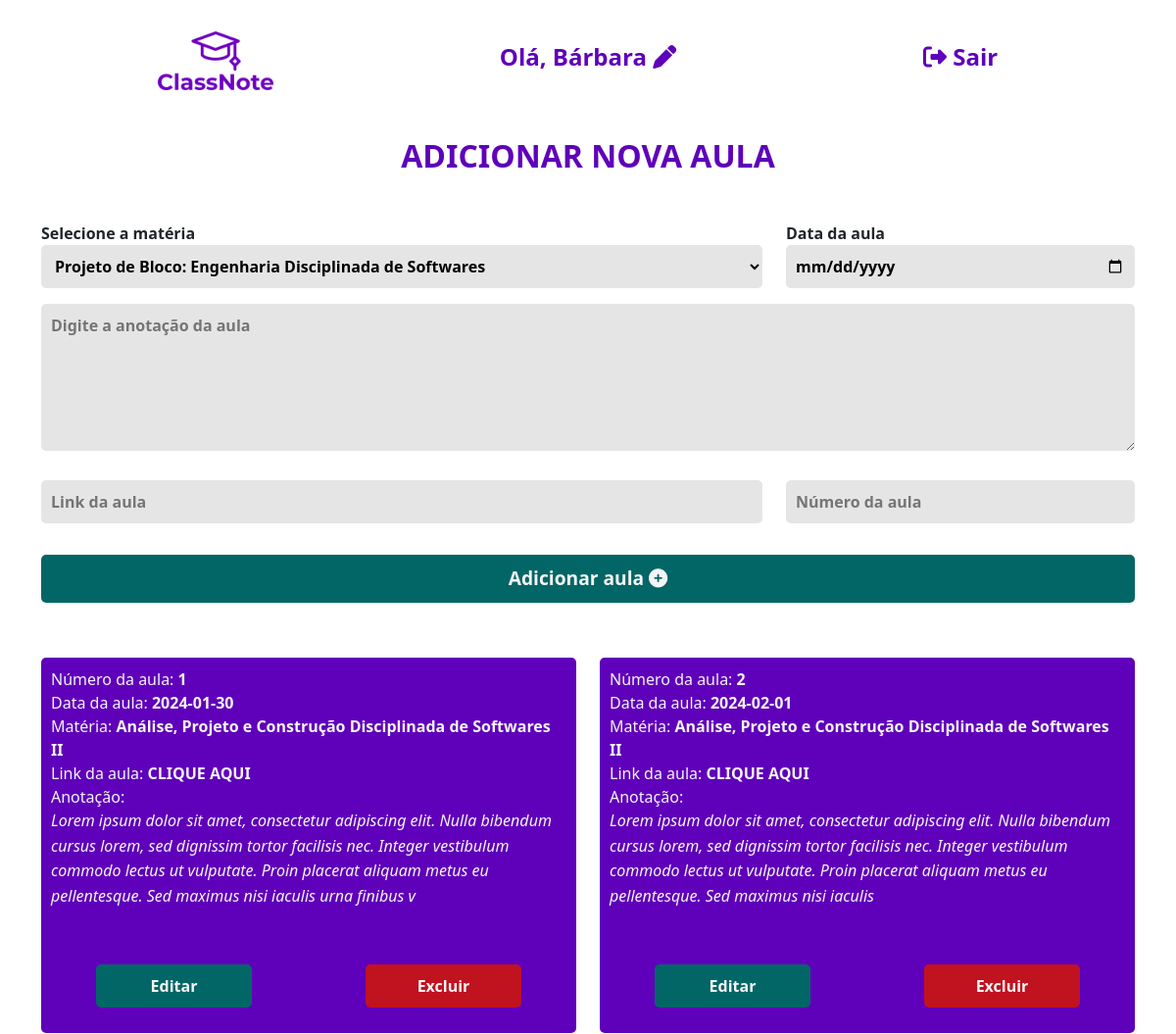
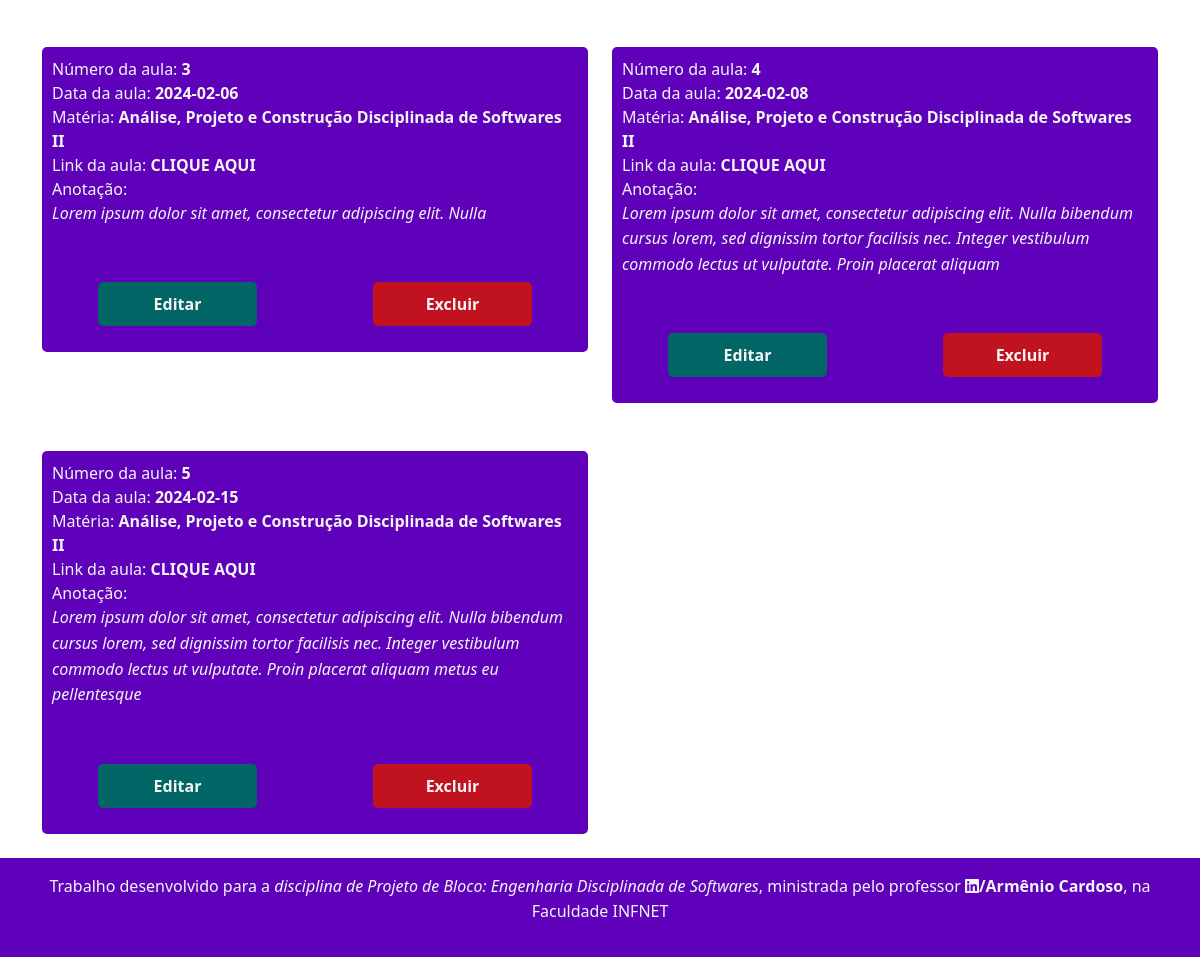
Screenshot of /aula.php (signed in) with the database file from the repository (2 pictures, top to bottom).
### tables this page shows
CREATE TABLE `aulas` (
  `id` int(11) NOT NULL,
  `materia_id` int(11) NOT NULL,
  `data_aula` date NOT NULL,
  `anotacao` varchar(255) NOT NULL,
  `link_aula` varchar(255) DEFAULT NULL,
  `numero_aula` int(11) NOT NULL
);

CREATE TABLE `materias` (
  `id` int(11) NOT NULL,
  `nome` varchar(255) NOT NULL,
  `professor` varchar(255) NOT NULL,
  `segunda` tinyint(1) NOT NULL,
  `terca` tinyint(1) NOT NULL,
  `quarta` tinyint(1) NOT NULL,
  `quinta` tinyint(1) NOT NULL,
  `sexta` tinyint(1) NOT NULL,
  `sabado` tinyint(1) NOT NULL,
  `domingo` tinyint(1) NOT NULL,
  `hora` time NOT NULL
);

### aula.php (the view, shortened to what this page needs)
<?php
include './includes/head.php';
?>
<div class="aula">
    <div class="container">
        <?php include './includes/header.php'; ?>
        <?php
        include './bd/conexao.php';
        $sql = "SELECT * FROM materias";
        $sql_aula = "SELECT a.id, a.materia_id, m.nome, a.data_aula, a.anotacao, a.link_aula, a.numero_aula FROM aulas a INNER JOIN materias m ON a.materia_id = m.id;";
        $resultado_materias = $conexao->query($sql);
        $resultado_aula = $conexao->query($sql_aula);
        if ($resultado_materias->num_rows > 0) {
            include './includes/form_aula.php';
         } else {
            echo '
                <div class="d-flex justify-content-center align-items-center vh-100">
                    <p>Ainda não há matérias disponíveis. <a href="materia.php">Adicione uma matéria</a> para depois adicionar aulas.</p>
                </div>';
        }
        ?>
        <div class="row">
        <?php
            if ($resultado_aula->num_rows > 0) {
                while ($row = $resultado_aula->fetch_assoc()) {
                    $id_aula = $row['id'];
                    $nome_materia = $row['nome'];
                    $data_aula = $row['data_aula'];
                    $anotacao = $row['anotacao'];
                    $link_aula = $row['link_aula'];
                    $numero_aula = $row['numero_aula'];
        ?>
                    <div class="col-xl-6 col-lg-6 col-md-12 col-sm-12 my-4">
                        <div class="lista-materia">
                            <span>Número da aula: <b><?php echo $numero_aula; ?></b></span> <br />
                            <span>Data da aula: <b><?php echo $data_aula; ?></b></span> <br />
                            <span>Matéria: <b><?php echo $nome_materia; ?></b></span><br />
                            <?php
                            if ($link_aula !== "") {
                                echo '<span>Link da aula: <a href="'.$link_aula.'" target="_blank"><b>CLIQUE AQUI</b></span></a><br />';
                            };
                            ?>
                            <span>Anotação: <p class="text-justify"><i><?php echo $anotacao; ?></i></p></span><br />
                            <div class="row">
                                <div class="col-xl-4 col-lg-4 col-md-12 col-sm-12 my-3 mx-auto text-center">
                                    <a href="./bd/select_aula.php?id=<?php echo $id_aula; ?>">
                                        <div class="btn-adicionar">
                                            Editar
                                        </div>
                                    </a>
                                </div>
                                <div class="col-xl-4 col-lg-4 col-md-12 col-sm-12 my-3 mx-auto text-center">
                                    <a href="./bd/delete_aula.php?id=<?php echo $id_aula; ?>">
                                        <div class="btn-excluir">
                                            Excluir
                                        </div>
                                    </a>
                                </div>
                            </div>
                        </div>
                    </div>
                <?php
                }
                } else {
                    echo '<div class="text-center"><i>Ainda não há aulas adicionadas</i></div>';
                }
                ?>
        </div>
    </div>
</div>
<?php
include './includes/footer.php';
?>

### css/style.css (style rules this page uses)
:root { --cor-primaria: #5F00BA; --cor-secundaria: #F5F5F5; --cor-vermelha: #c1121f; --cor-verde: #036666; --bg-input: #e5e5e5; }
p { font-size: 1rem; line-height: 1.6; margin-bottom: 1rem; }
a { text-decoration: none !important; color: inherit !important; }
.btn-adicionar { background: var(--cor-verde); color: var(--cor-secundaria); padding: 10px; font-weight: 600; border-radius: 5px; }
.btn-excluir { background: var(--cor-vermelha); color: var(--cor-secundaria); padding: 10px; font-weight: 600; border-radius: 5px; }
.lista-materia { background: var(--cor-primaria); color: var(--cor-secundaria); padding: 10px; border-radius: 5px; }

### rows the page displays
aulas: numero_aula "1", data_aula "2024-01-30", materias.nome "Análise, Projeto e Construção Disciplinada de Softwares II", anotacao "Lorem ipsum dolor sit amet, consectetur adipiscing elit. Nulla bibendum cursus lorem, sed dignissim tortor facilisis nec. Integer vestibulum commodo lectus ut vulputate. Proin placerat aliquam metus eu pellentesque. Sed maximus nisi iaculis urna finibus v"
aulas: numero_aula "2", data_aula "2024-02-01", materias.nome "Análise, Projeto e Construção Disciplinada de Softwares II", anotacao "Lorem ipsum dolor sit amet, consectetur adipiscing elit. Nulla bibendum cursus lorem, sed dignissim tortor facilisis nec. Integer vestibulum commodo lectus ut vulputate. Proin placerat aliquam metus eu pellentesque. Sed maximus nisi iaculis"
aulas: numero_aula "3", data_aula "2024-02-06", materias.nome "Análise, Projeto e Construção Disciplinada de Softwares II", anotacao "Lorem ipsum dolor sit amet, consectetur adipiscing elit. Nulla"
aulas: numero_aula "4", data_aula "2024-02-08", materias.nome "Análise, Projeto e Construção Disciplinada de Softwares II", anotacao "Lorem ipsum dolor sit amet, consectetur adipiscing elit. Nulla bibendum cursus lorem, sed dignissim tortor facilisis nec. Integer vestibulum commodo lectus ut vulputate. Proin placerat aliquam"
aulas: numero_aula "5", data_aula "2024-02-15", materias.nome "Análise, Projeto e Construção Disciplinada de Softwares II", anotacao "Lorem ipsum dolor sit amet, consectetur adipiscing elit. Nulla bibendum cursus lorem, sed dignissim tortor facilisis nec. Integer vestibulum commodo lectus ut vulputate. Proin placerat aliquam metus eu pellentesque"

### other values shown
$_SESSION['nome_usuario'] "Bárbara"
form field materia_id "Projeto de Bloco: Engenharia Disciplinada de Softwares"
